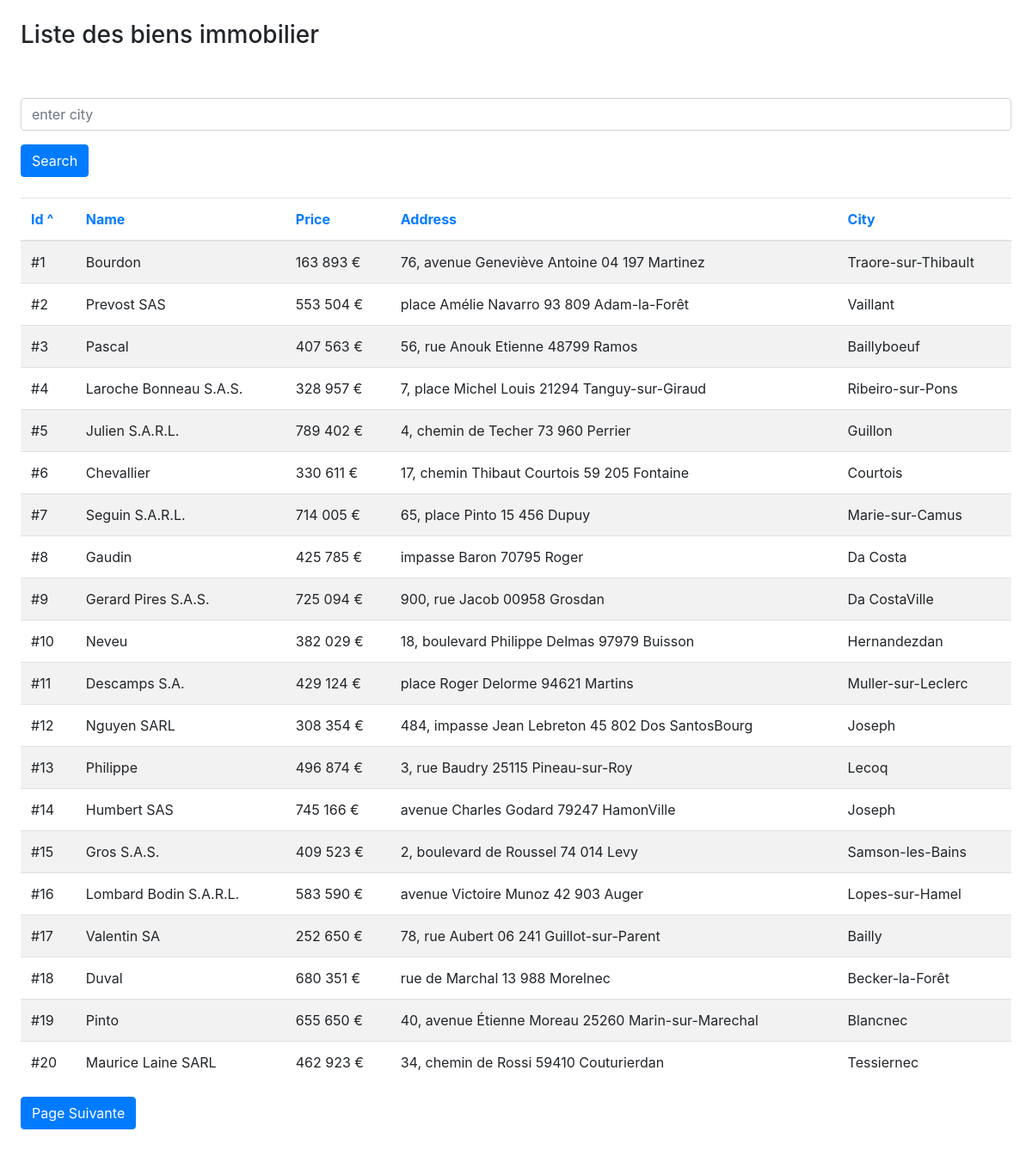
Screenshot of /Tableaux/public/index.php?sort=id&dir=asc with the database file from the repository.
### tables this page shows
CREATE TABLE products
(
	id INTEGER
		constraint products_pk
			primary key autoincrement,
	name TEXT,
	price REAL,
	address TEXT
, city TEXT);

### Tableaux/src/UrlHelper.php (called while the page is built, shortened)
<?php
class UrlHelper
{
   public static function withParam(array $data):string
   {
       return http_build_query(array_merge($_GET,$data));
   }
}

### Tableaux/public/index.php (the view, shortened to what this page needs)
<?php
$pdo = new PDO("sqlite:../../db/products.db",null,null,[
    PDO::ATTR_DEFAULT_FETCH_MODE=>PDO::FETCH_ASSOC,
    PDO::ATTR_ERRMODE => PDO::ERRMODE_EXCEPTION
]);
$orderBy = '';
if(isset($_GET['sort'])) {
    $orderBy = " order by ".$_GET['sort']." ".$_GET['dir'];
}
$sql = "select * from products ";
$queryCount = "select count(id) as countProduct from products ";
$params = [];
$sql.= $orderBy;
$page = (int)($_GET['page'] ?? 1);
$stmt = $pdo->prepare($queryCount);
$stmt->execute($params);
$count = (int)$stmt->fetch()['countProduct'];
$pages = (int)ceil($count/PER_PAGE);
$offset = ($page -1)*PER_PAGE ;
$sql.=" limit ".PER_PAGE." offset $offset";
$stmt = $pdo->prepare($sql);
$stmt->execute($params);
$products = $stmt->fetchAll();
?>
<!DOCTYPE html>
<html lang="en">
<head>
    <link rel="stylesheet" href="css/bootstrap.css">
</head>
<body class="m-4">
    <h3>Liste des biens immobilier</h3><br><br>
        <form method="get" class="mb-4">
            <div class="form-group ">
                  <input type="text" class="form-control" placeholder="enter city" name="city_search" value="<?= htmlentities($_GET['city_search'] ??'') ?>"/>
            </div>
            <button class="btn btn-primary">Search</button>
        </form>
        <table class="table table-striped">
            <?php
                $tableCols = ['id','name','price','address','city'];
            ?>
            <thead>
              <tr>
                  <?php foreach ($tableCols as $col): ?>
                        <?php $dir = (isset($_GET['dir']) and $_GET['dir'] == 'asc' and (isset($_GET['sort']) and $_GET['sort'] == $col))?'desc':'asc';?>
                        <?= TableHelper::getHr($col,$dir,$_GET) ?>
                  <?php endforeach; ?>
              </tr>
            </thead>
            <tbody>
             <?php foreach ($products as $product) { ?>
                 <tr>
                     <td scope="col">#<?= $product['id'] ?></td>
                     <td  scope="col"><?= $product['name'] ?>  </td>
                     <td  scope="col"><?= TableHelper::price($product['price']) ?> </td>
                     <td  scope="col"><?= $product['address'] ?></td>
                     <td  scope="col"><?= $product['city'] ?>  </td>
                 </tr>
            <?php } ?>
            </tbody>
        </table>
        <?php  if($pages >1):  ?>
             <a href="?<?= UrlHelper::withParam(['page' => $page + 1 > $pages ? $page : $page + 1])?>" class="btn btn-primary">Page Suivante </a>
        <?php endif ?>
</body>
</html>

### rows the page displays
products: id "1", name "Bourdon", price "163 893 €", address "76, avenue Geneviève Antoine 04 197 Martinez", city "Traore-sur-Thibault"
products: id "2", name "Prevost SAS", price "553 504 €", address "place Amélie Navarro 93 809 Adam-la-Forêt", city "Vaillant"
products: id "3", name "Pascal", price "407 563 €", address "56, rue Anouk Etienne 48799 Ramos", city "Baillyboeuf"
products: id "4", name "Laroche Bonneau S.A.S.", price "328 957 €", address "7, place Michel Louis 21294 Tanguy-sur-Giraud", city "Ribeiro-sur-Pons"
products: id "5", name "Julien S.A.R.L.", price "789 402 €", address "4, chemin de Techer 73 960 Perrier", city "Guillon"
products: id "6", name "Chevallier", price "330 611 €", address "17, chemin Thibaut Courtois 59 205 Fontaine", city "Courtois"
products: id "7", name "Seguin S.A.R.L.", price "714 005 €", address "65, place Pinto 15 456 Dupuy", city "Marie-sur-Camus"
products: id "8", name "Gaudin", price "425 785 €", address "impasse Baron 70795 Roger", city "Da Costa"
products: id "9", name "Gerard Pires S.A.S.", price "725 094 €", address "900, rue Jacob 00958 Grosdan", city "Da CostaVille"
products: id "10", name "Neveu", price "382 029 €", address "18, boulevard Philippe Delmas 97979 Buisson", city "Hernandezdan"
products: id "11", name "Descamps S.A.", price "429 124 €", address "place Roger Delorme 94621 Martins", city "Muller-sur-Leclerc"
products: id "12", name "Nguyen SARL", price "308 354 €", address "484, impasse Jean Lebreton 45 802 Dos SantosBourg", city "Joseph"
products: id "13", name "Philippe", price "496 874 €", address "3, rue Baudry 25115 Pineau-sur-Roy", city "Lecoq"
products: id "14", name "Humbert SAS", price "745 166 €", address "avenue Charles Godard 79247 HamonVille", city "Joseph"
products: id "15", name "Gros S.A.S.", price "409 523 €", address "2, boulevard de Roussel 74 014 Levy", city "Samson-les-Bains"
products: id "16", name "Lombard Bodin S.A.R.L.", price "583 590 €", address "avenue Victoire Munoz 42 903 Auger", city "Lopes-sur-Hamel"
products: id "17", name "Valentin SA", price "252 650 €", address "78, rue Aubert 06 241 Guillot-sur-Parent", city "Bailly"
products: id "18", name "Duval", price "680 351 €", address "rue de Marchal 13 988 Morelnec", city "Becker-la-Forêt"
products: id "19", name "Pinto", price "655 650 €", address "40, avenue Étienne Moreau 25260 Marin-sur-Marechal", city "Blancnec"
products: id "20", name "Maurice Laine SARL", price "462 923 €", address "34, chemin de Rossi 59410 Couturierdan", city "Tessiernec"

### other values shown
$text "Id"
$icon "^"
$text "Name"
$text "Price"
$text "Address"
$text "City"
